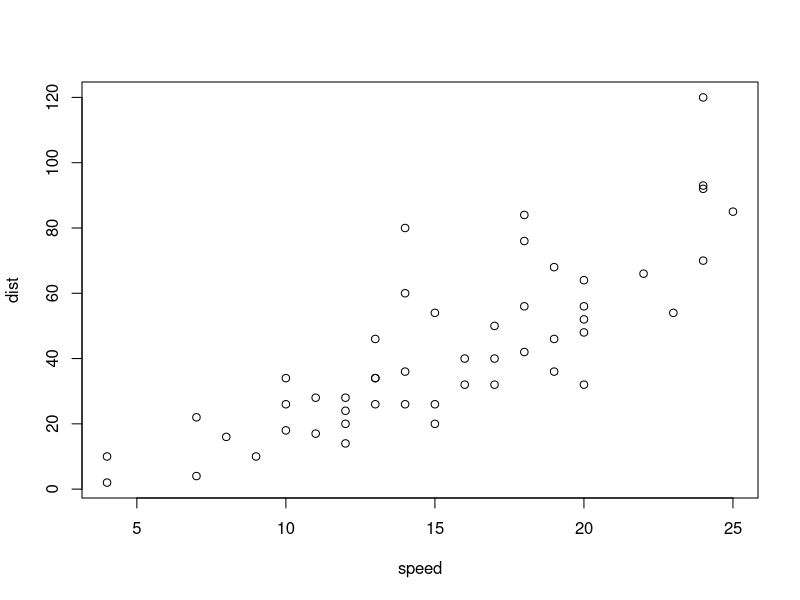
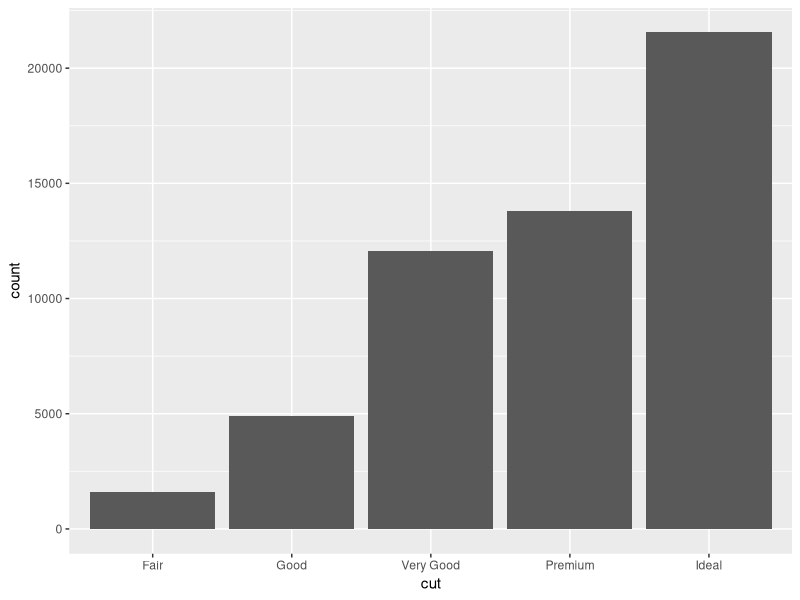
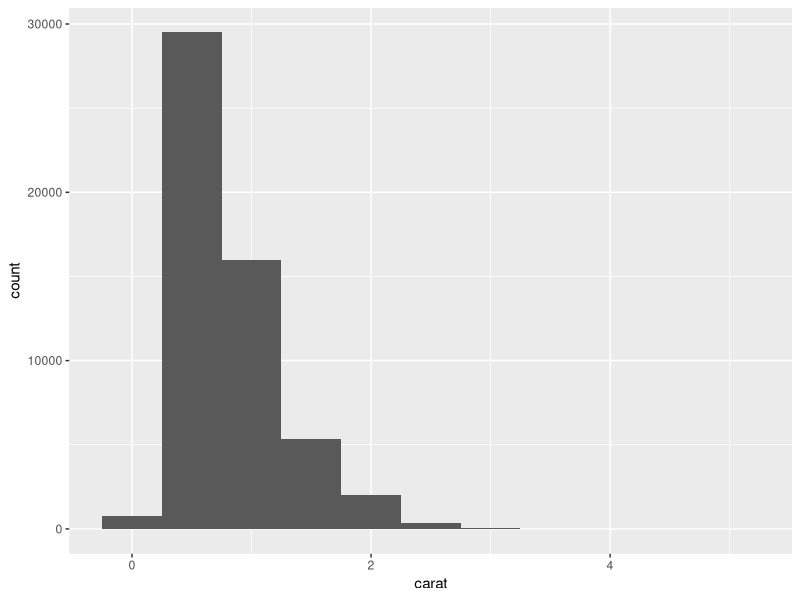
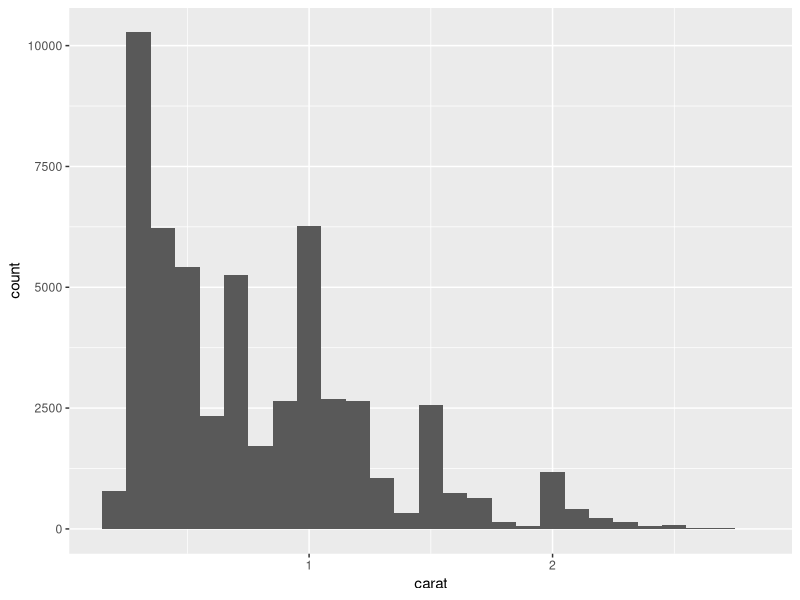
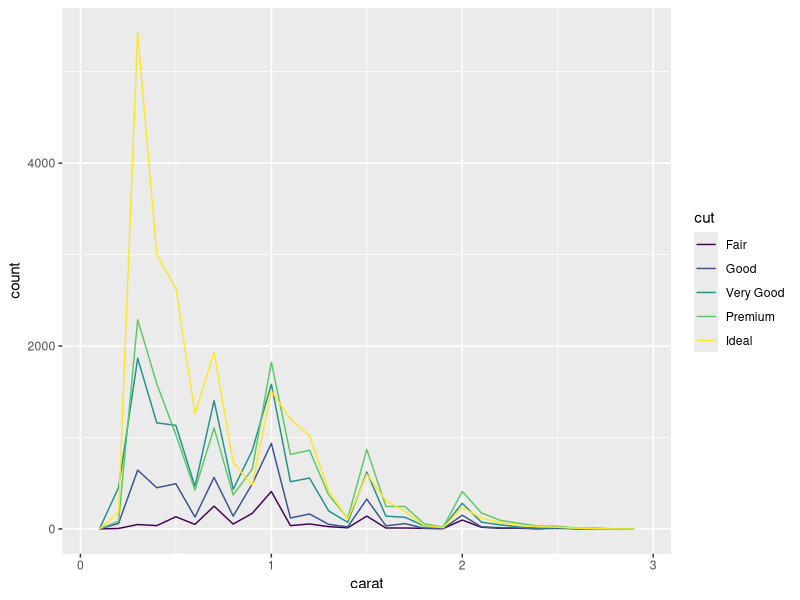
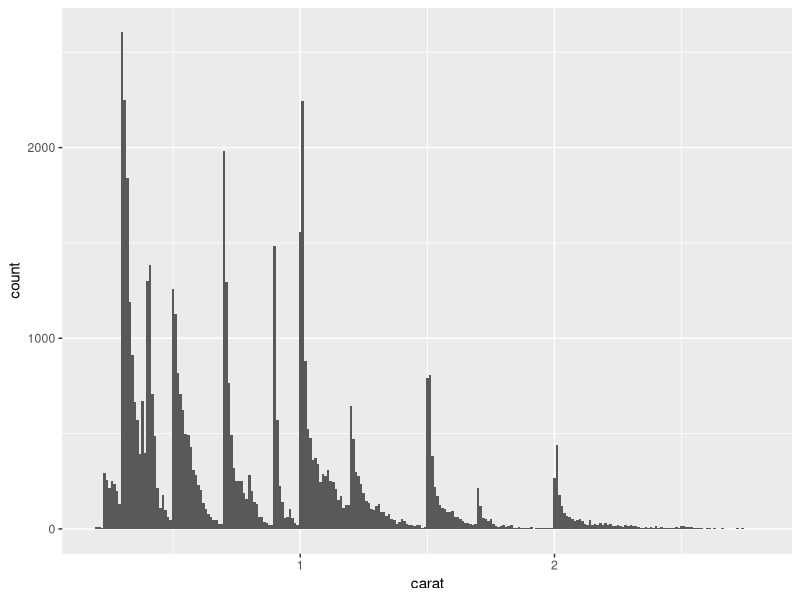
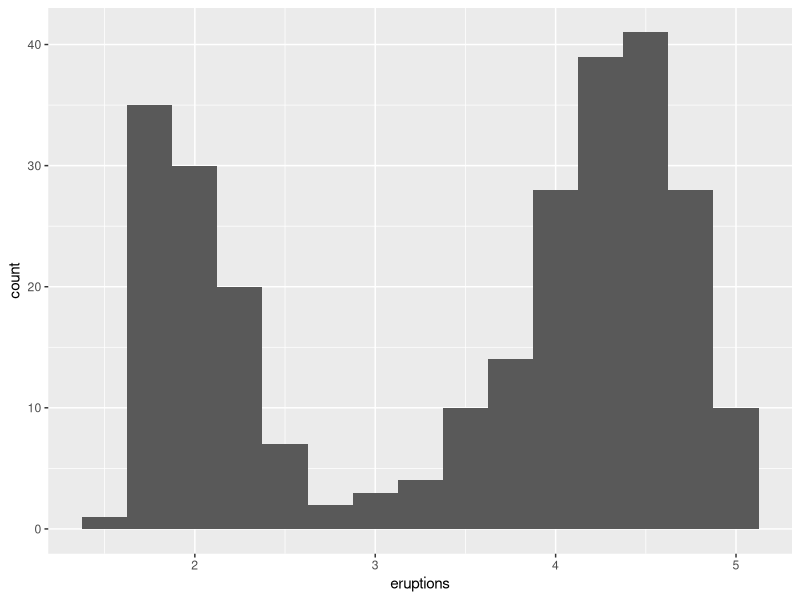
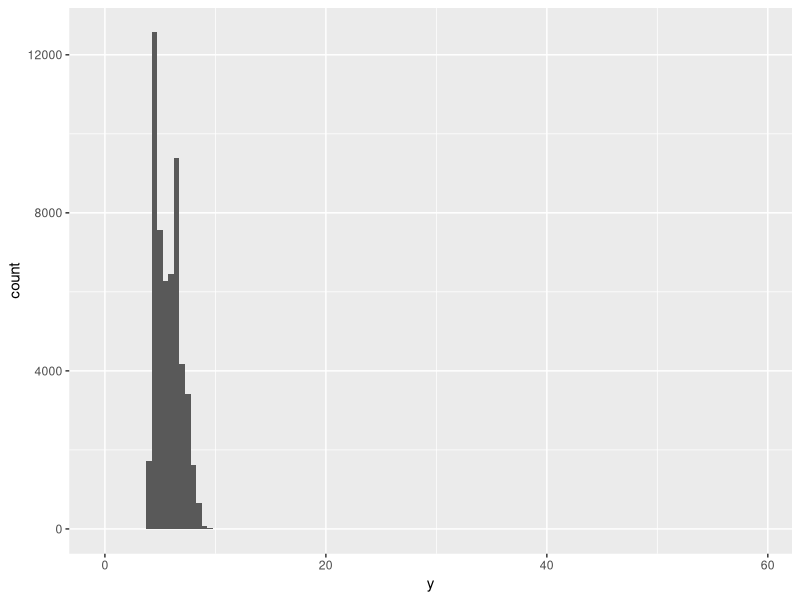

These figures' R source, in order:
## ---- chunk 1
plot(cars)
## ---- chunk 2
.libPaths('/data/user/ravi89/R_3.6.2/')
## ---- chunk 3
#install.packages('tidyverse')
library(tidyverse)
## ---- chunk 4
ggplot(data = diamonds) +
  geom_bar(mapping = aes(x = cut))
## ---- chunk 5
diamonds %>% 
  count(cut)
## ---- chunk 6
ggplot(data = diamonds) +
  geom_histogram(mapping = aes(x = carat), binwidth = 0.5)
## ---- chunk 7
diamonds %>% 
  count(cut_width(carat, 0.5))
## ---- chunk 8
smaller <- diamonds %>% 
  filter(carat < 3)
  
ggplot(data = smaller, mapping = aes(x = carat)) +
  geom_histogram(binwidth = 0.1)
## ---- chunk 9
ggplot(data = smaller, mapping = aes(x = carat, colour = cut)) +
  geom_freqpoly(binwidth = 0.1)
## ---- chunk 10
ggplot(data = smaller, mapping = aes(x = carat)) +
  geom_histogram(binwidth = 0.01)
## ---- chunk 11
ggplot(data = faithful, mapping = aes(x = eruptions)) + 
  geom_histogram(binwidth = 0.25)
## ---- chunk 12
ggplot(diamonds) + 
  geom_histogram(mapping = aes(x = y), binwidth = 0.5)
## ---- chunk 13
ggplot(diamonds) + 
  geom_histogram(mapping = aes(x = y), binwidth = 0.5) +
  coord_cartesian(ylim = c(0, 50))
## ---- chunk 14
unusual <- diamonds %>% 
  filter(y < 3 | y > 20) %>% 
  select(price, x, y, z) %>%
  arrange(y)
unusual
